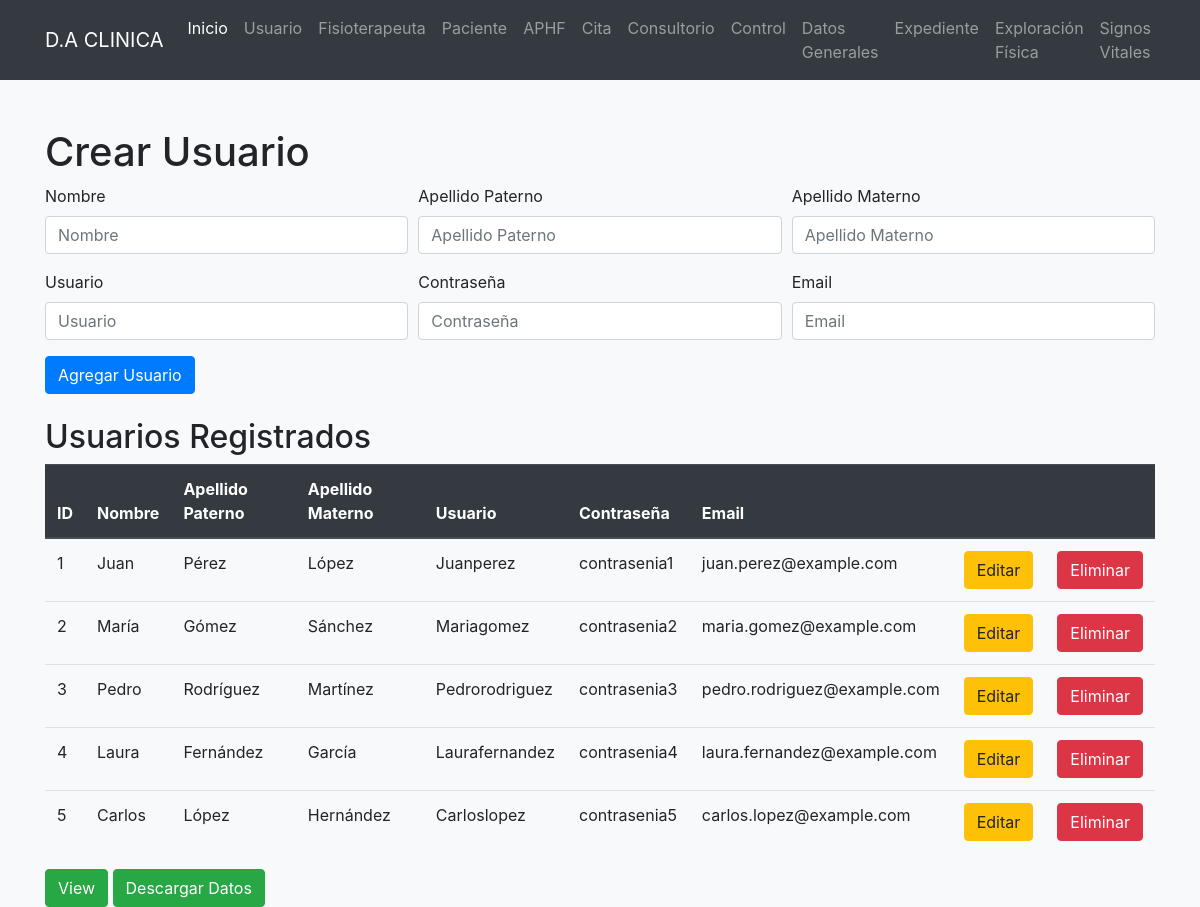
Screenshot of /usuario/mostrar.php with the database file from the repository.
### tables this page shows
CREATE TABLE Usuario (
    ID_Usuario INT PRIMARY KEY AUTO_INCREMENT,
    nombre VARCHAR(255),
    apellidoPaterno VARCHAR(255),
    apellidoMaterno VARCHAR(255),
    usuario VARCHAR(50),
    contrasenia VARCHAR(255),
    email VARCHAR(255),
    created_at datetime,
updated_at datetime null,
deleted_at datetime null
);

### usuario/mostrar.php (the view, shortened to what this page needs)
<?php
$con = connection();
$sql = "SELECT * FROM usuario";
$query = mysqli_query($con, $sql);
?>
<!DOCTYPE html>
<html lang="en">
<head>
    <link rel="stylesheet" href="https://stackpath.bootstrapcdn.com/bootstrap/4.5.2/css/bootstrap.min.css">
</head>
<body class="bg-light">
    <nav class="navbar navbar-expand-lg navbar-dark bg-dark">
        <div class="container">
            <a class="navbar-brand" href="#">D.A CLINICA</a>
            <div class="collapse navbar-collapse" id="navbarNav">
                <ul class="navbar-nav">
                    <li class="nav-item active">
                        <a class="nav-link" href="/clinica/index.php">Inicio</a>
                    </li>
                    <li class="nav-item">
                        <a class="nav-link" href="/clinica/usuario/mostrar.php">Usuario</a>
                    </li>
                    <li class="nav-item">
                        <a class="nav-link" href="/clinica/fisioterapeuta/mostrarFisioterapeuta.php">Fisioterapeuta</a>
                    </li>
                    <li class="nav-item">
                        <a class="nav-link" href="/clinica/paciente/mostrarPaciente.php">Paciente</a>
                    </li>
                    <li class="nav-item">
                        <a class="nav-link" href="/clinica/aphf/mostrarAPHF.php">APHF</a>
                    </li>
                    <li class="nav-item">
    <a class="nav-link" href="/clinica/cita/mostrarCita.php">Cita</a>
</li>
<li class="nav-item">
    <a class="nav-link" href="/clinica/consultorio/mostrarConsultorio.php">Consultorio</a>
</li>
<li class="nav-item">
    <a class="nav-link" href="/clinica/control/mostrarControl.php">Control</a>
</li>
<li class="nav-item">
    <a class="nav-link" href="/clinica/datosgenerales/mostrarDatosGenerales.php">Datos Generales</a>
</li>
<li class="nav-item">
    <a class="nav-link" href="/clinica/expediente/mostrarExpediente.php">Expediente</a>
</li>
<li class="nav-item">
    <a class="nav-link" href="/clinica/exploracionfisica/mostrarExploracionFisica.php">Exploración Física</a>
</li>
<li class="nav-item">
    <a class="nav-link" href="/clinica/signosvitales/mostrarSignosVitales.php">Signos Vitales</a>
</li>
                </ul>
            </div>
        </div>
    </nav>
    <div class="container mt-5">
        <div class="mb-4">
            <h1>Crear Usuario</h1>
            <form action="insertarUsuario.php" method="POST">
                <div class="form-row">
                    <div class="form-group col-md-4">
                        <label for="nombre">Nombre</label>
                        <input type="text" class="form-control" name="nombre" placeholder="Nombre" required value="">
                    </div>
                    <div class="form-group col-md-4">
                        <label for="apellidoPaterno">Apellido Paterno</label>
                        <input type="text" class="form-control" name="apellidoPaterno" placeholder="Apellido Paterno" required value="">
                    </div>
                    <div class="form-group col-md-4">
                        <label for="apellidoMaterno">Apellido Materno</label>
                        <input type="text" class="form-control" name="apellidoMaterno" placeholder="Apellido Materno" required value="">
                    </div>
                </div>
                <div class="form-row">
                    <div class="form-group col-md-4">
                        <label for="usuario">Usuario</label>
                        <input type="text" class="form-control" name="usuario" placeholder="Usuario" required value="">
                    </div>
                    <div class="form-group col-md-4">
                        <label for="contrasenia">Contraseña</label>
                        <input type="text" class="form-control" name="contrasenia" placeholder="Contraseña" required value="">
                    </div>
                    <div class="form-group col-md-4">
                        <label for="email">Email</label>
                        <input type="text" class="form-control" name="email" placeholder="Email" required value="">
                    </div>
                </div>
                <button type="submit" class="btn btn-primary">Agregar Usuario</button>
            </form>
        </div>
        <div>
            <h2>Usuarios Registrados</h2>
            <table class="table">
                <thead class="thead-dark">
                    <tr>
                        <th>ID</th>
                        <th>Nombre</th>
                        <th>Apellido Paterno</th>
                        <th>Apellido Materno</th>
                        <th>Usuario</th>
                        <th>Contraseña</th>
                        <th>Email</th>
                        <th></th>
                        <th></th>
                    </tr>
                </thead>
                <tbody>
                    <?php while ($row = mysqli_fetch_array($query)): ?>
                        <tr>
                            <td><?= $row['ID_Usuario'] ?></td>
                            <td><?= ucwords($row['nombre']) ?></td>
                            <td><?= ucwords($row['apellidoPaterno']) ?></td>
                            <td><?= ucwords($row['apellidoMaterno']) ?></td>
                            <td><?= ucwords($row['usuario']) ?></td>
                            <td><?= $row['contrasenia'] ?></td>
                            <td><?= $row['email'] ?></td>
                            <td>
                                <a class="btn btn-warning" href="update.php?id=<?= $row['ID_Usuario'] ?>">Editar</a>
                            </td>
                            <td>
                                <a class="btn btn-danger" href="deleteUsuario.php?id=<?= $row['ID_Usuario'] ?>">Eliminar</a>
                            </td>
                        </tr>
                    <?php endwhile; ?>
                </tbody>
            </table>
            <a class="btn btn-success" href="view.php">View</a>
            <a class="btn btn-success" href="respaldar.php">Descargar Datos</a>
        </div>
    </div>
</body>
</html>

### rows the page displays
usuario: ID_Usuario "1", nombre "Juan", apellidoPaterno "Pérez", apellidoMaterno "López", usuario "Juanperez", contrasenia "contrasenia1", email "juan.perez@example.com"
usuario: ID_Usuario "2", nombre "María", apellidoPaterno "Gómez", apellidoMaterno "Sánchez", usuario "Mariagomez", contrasenia "contrasenia2", email "maria.gomez@example.com"
usuario: ID_Usuario "3", nombre "Pedro", apellidoPaterno "Rodríguez", apellidoMaterno "Martínez", usuario "Pedrorodriguez", contrasenia "contrasenia3", email "pedro.rodriguez@example.com"
usuario: ID_Usuario "4", nombre "Laura", apellidoPaterno "Fernández", apellidoMaterno "García", usuario "Laurafernandez", contrasenia "contrasenia4", email "laura.fernandez@example.com"
usuario: ID_Usuario "5", nombre "Carlos", apellidoPaterno "López", apellidoMaterno "Hernández", usuario "Carloslopez", contrasenia "contrasenia5", email "carlos.lopez@example.com"
